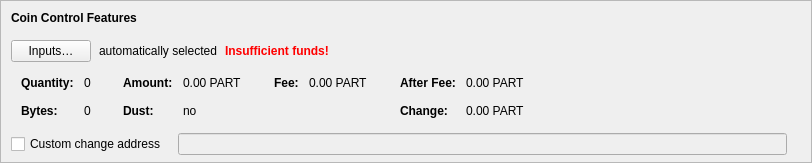
    <widget class="QFrame" name="frameCoinControl">
     <property name="sizePolicy">
      <sizepolicy hsizetype="Expanding" vsizetype="Expanding">
       <horstretch>0</horstretch>
       <verstretch>0</verstretch>
      </sizepolicy>
     </property>
     <property name="maximumSize">
      <size>
       <width>16777215</width>
       <height>16777215</height>
      </size>
     </property>
     <property name="frameShape">
      <enum>QFrame::StyledPanel</enum>
     </property>
     <property name="frameShadow">
      <enum>QFrame::Sunken</enum>
     </property>
     <layout class="QVBoxLayout" name="verticalLayoutCoinControl2">
      <property name="spacing">
       <number>0</number>
      </property>
      <property name="leftMargin">
       <number>0</number>
      </property>
      <property name="topMargin">
       <number>0</number>
      </property>
      <property name="rightMargin">
       <number>0</number>
      </property>
      <property name="bottomMargin">
       <number>6</number>
      </property>
      <item>
       <layout class="QVBoxLayout" name="verticalLayoutCoinControl" stretch="0,0,0,0,1">
        <property name="spacing">
         <number>0</number>
        </property>
        <property name="leftMargin">
         <number>10</number>
        </property>
        <property name="topMargin">
         <number>10</number>
        </property>
        <item>
         <layout class="QHBoxLayout" name="horizontalLayoutCoinControl1">
          <property name="bottomMargin">
           <number>15</number>
          </property>
          <item>
           <widget class="QLabel" name="labelCoinControlFeatures">
            <property name="sizePolicy">
             <sizepolicy hsizetype="Preferred" vsizetype="Maximum">
              <horstretch>0</horstretch>
              <verstretch>0</verstretch>
             </sizepolicy>
            </property>
            <property name="font">
             <font>
              <weight>75</weight>
              <bold>true</bold>
             </font>
            </property>
            <property name="styleSheet">
             <string notr="true">font-weight:bold;</string>
            </property>
            <property name="text">
             <string>Coin Control Features</string>
            </property>
           </widget>
          </item>
         </layout>
        </item>
        <item>
         <layout class="QHBoxLayout" name="horizontalLayoutCoinControl2" stretch="0,0,0,0">
          <property name="spacing">
           <number>8</number>
          </property>
          <property name="bottomMargin">
           <number>10</number>
          </property>
          <item>
           <widget class="QPushButton" name="pushButtonCoinControl">
            <property name="styleSheet">
             <string notr="true"/>
            </property>
            <property name="text">
             <string>Inputs…</string>
            </property>
            <property name="autoDefault">
             <bool>false</bool>
            </property>
           </widget>
          </item>
          <item>
           <widget class="QLabel" name="labelCoinControlAutomaticallySelected">
            <property name="text">
             <string>automatically selected</string>
            </property>
            <property name="margin">
             <number>5</number>
            </property>
           </widget>
          </item>
          <item>
           <widget class="QLabel" name="labelCoinControlInsuffFunds">
            <property name="font">
             <font>
              <weight>75</weight>
              <bold>true</bold>
             </font>
            </property>
            <property name="styleSheet">
             <string notr="true">color:red;font-weight:bold;</string>
            </property>
            <property name="text">
             <string>Insufficient funds!</string>
            </property>
            <property name="margin">
             <number>5</number>
            </property>
           </widget>
          </item>
          <item>
           <spacer name="horizontalSpacerCoinControl">
            <property name="orientation">
             <enum>Qt::Horizontal</enum>
            </property>
            <property name="sizeHint" stdset="0">
             <size>
              <width>40</width>
              <height>1</height>
             </size>
            </property>
           </spacer>
          </item>
         </layout>
        </item>
        <item>
         <widget class="QWidget" name="widgetCoinControl" native="true">
          <property name="sizePolicy">
           <sizepolicy hsizetype="Preferred" vsizetype="Preferred">
            <horstretch>0</horstretch>
            <verstretch>0</verstretch>
           </sizepolicy>
          </property>
          <property name="minimumSize">
           <size>
            <width>0</width>
            <height>0</height>
           </size>
          </property>
          <property name="styleSheet">
           <string notr="true"/>
          </property>
          <layout class="QHBoxLayout" name="horizontalLayoutCoinControl5">
           <property name="leftMargin">
            <number>0</number>
           </property>
           <property name="topMargin">
            <number>0</number>
           </property>
           <property name="rightMargin">
            <number>0</number>
           </property>
           <property name="bottomMargin">
            <number>0</number>
           </property>
           <item>
            <layout class="QHBoxLayout" name="horizontalLayoutCoinControl3" stretch="0,0,0,1">
             <property name="spacing">
              <number>20</number>
             </property>
             <property name="topMargin">
              <number>0</number>
             </property>
             <property name="bottomMargin">
              <number>10</number>
             </property>
             <item>
              <layout class="QFormLayout" name="formLayoutCoinControl1">
               <property name="horizontalSpacing">
                <number>10</number>
               </property>
               <property name="verticalSpacing">
                <number>14</number>
               </property>
               <property name="leftMargin">
                <number>10</number>
               </property>
               <property name="topMargin">
                <number>4</number>
               </property>
               <property name="rightMargin">
                <number>6</number>
               </property>
               <item row="0" column="0">
                <widget class="QLabel" name="labelCoinControlQuantityText">
                 <property name="font">
                  <font>
                   <weight>75</weight>
                   <bold>true</bold>
                  </font>
                 </property>
                 <property name="text">
                  <string>Quantity:</string>
                 </property>
                 <property name="margin">
                  <number>0</number>
                 </property>
                </widget>
               </item>
               <item row="0" column="1">
                <widget class="QLabel" name="labelCoinControlQuantity">
                 <property name="cursor">
                  <cursorShape>IBeamCursor</cursorShape>
                 </property>
                 <property name="contextMenuPolicy">
                  <enum>Qt::ActionsContextMenu</enum>
                 </property>
                 <property name="text">
                  <string notr="true">0</string>
                 </property>
                 <property name="margin">
                  <number>0</number>
                 </property>
                 <property name="textInteractionFlags">
                  <set>Qt::LinksAccessibleByMouse|Qt::TextSelectableByKeyboard|Qt::TextSelectableByMouse</set>
                 </property>
                </widget>
               </item>
               <item row="1" column="0">
                <widget class="QLabel" name="labelCoinControlBytesText">
                 <property name="font">
                  <font>
                   <weight>75</weight>
                   <bold>true</bold>
                  </font>
                 </property>
                 <property name="text">
                  <string>Bytes:</string>
                 </property>
                </widget>
               </item>
               <item row="1" column="1">
                <widget class="QLabel" name="labelCoinControlBytes">
                 <property name="cursor">
                  <cursorShape>IBeamCursor</cursorShape>
                 </property>
                 <property name="contextMenuPolicy">
                  <enum>Qt::ActionsContextMenu</enum>
                 </property>
                 <property name="text">
                  <string notr="true">0</string>
                 </property>
                 <property name="textInteractionFlags">
                  <set>Qt::LinksAccessibleByMouse|Qt::TextSelectableByKeyboard|Qt::TextSelectableByMouse</set>
                 </property>
                </widget>
               </item>
              </layout>
             </item>
             <item>
              <layout class="QFormLayout" name="formLayoutCoinControl2">
               <property name="horizontalSpacing">
                <number>10</number>
               </property>
               <property name="verticalSpacing">
                <number>14</number>
               </property>
               <property name="leftMargin">
                <number>6</number>
               </property>
               <property name="topMargin">
                <number>4</number>
               </property>
               <property name="rightMargin">
                <number>6</number>
               </property>
               <item row="0" column="0">
                <widget class="QLabel" name="labelCoinControlAmountText">
                 <property name="font">
                  <font>
                   <weight>75</weight>
                   <bold>true</bold>
                  </font>
                 </property>
                 <property name="text">
                  <string>Amount:</string>
                 </property>
                 <property name="margin">
                  <number>0</number>
                 </property>
                </widget>
               </item>
               <item row="0" column="1">
                <widget class="QLabel" name="labelCoinControlAmount">
                 <property name="cursor">
                  <cursorShape>IBeamCursor</cursorShape>
                 </property>
                 <property name="contextMenuPolicy">
                  <enum>Qt::ActionsContextMenu</enum>
                 </property>
                 <property name="text">
                  <string notr="true">0.00 PART</string>
                 </property>
                 <property name="textInteractionFlags">
                  <set>Qt::LinksAccessibleByMouse|Qt::TextSelectableByKeyboard|Qt::TextSelectableByMouse</set>
                 </property>
                </widget>
               </item>
               <item row="1" column="0">
                <widget class="QLabel" name="labelCoinControlLowOutputText">
                 <property name="font">
                  <font>
                   <weight>75</weight>
                   <bold>true</bold>
                  </font>
                 </property>
                 <property name="text">
                  <string>Dust:</string>
                 </property>
                </widget>
               </item>
               <item row="1" column="1">
                <widget class="QLabel" name="labelCoinControlLowOutput">
                 <property name="cursor">
                  <cursorShape>IBeamCursor</cursorShape>
                 </property>
                 <property name="contextMenuPolicy">
                  <enum>Qt::ActionsContextMenu</enum>
                 </property>
                 <property name="text">
                  <string notr="true">no</string>
                 </property>
                 <property name="textInteractionFlags">
                  <set>Qt::LinksAccessibleByMouse|Qt::TextSelectableByKeyboard|Qt::TextSelectableByMouse</set>
                 </property>
                </widget>
               </item>
              </layout>
             </item>
             <item>
              <layout class="QFormLayout" name="formLayoutCoinControl3">
               <property name="horizontalSpacing">
                <number>10</number>
               </property>
               <property name="verticalSpacing">
                <number>14</number>
               </property>
               <property name="leftMargin">
                <number>6</number>
               </property>
               <property name="topMargin">
                <number>4</number>
               </property>
               <property name="rightMargin">
                <number>6</number>
               </property>
               <item row="0" column="0">
                <widget class="QLabel" name="labelCoinControlFeeText">
                 <property name="font">
                  <font>
                   <weight>75</weight>
                   <bold>true</bold>
                  </font>
                 </property>
                 <property name="text">
                  <string>Fee:</string>
                 </property>
                 <property name="margin">
                  <number>0</number>
                 </property>
                </widget>
               </item>
               <item row="0" column="1">
                <widget class="QLabel" name="labelCoinControlFee">
                 <property name="cursor">
                  <cursorShape>IBeamCursor</cursorShape>
                 </property>
                 <property name="contextMenuPolicy">
                  <enum>Qt::ActionsContextMenu</enum>
                 </property>
                 <property name="text">
                  <string notr="true">0.00 PART</string>
                 </property>
                 <property name="textInteractionFlags">
                  <set>Qt::LinksAccessibleByMouse|Qt::TextSelectableByKeyboard|Qt::TextSelectableByMouse</set>
                 </property>
                </widget>
               </item>
              </layout>
             </item>
             <item>
              <layout class="QFormLayout" name="formLayoutCoinControl4">
               <property name="horizontalSpacing">
                <number>10</number>
               </property>
               <property name="verticalSpacing">
                <number>14</number>
               </property>
               <property name="leftMargin">
                <number>6</number>
               </property>
               <property name="topMargin">
                <number>4</number>
               </property>
               <property name="rightMargin">
                <number>6</number>
               </property>
               <item row="0" column="0">
                <widget class="QLabel" name="labelCoinControlAfterFeeText">
                 <property name="font">
                  <font>
                   <weight>75</weight>
                   <bold>true</bold>
                  </font>
                 </property>
                 <property name="text">
                  <string>After Fee:</string>
                 </property>
                 <property name="margin">
                  <number>0</number>
                 </property>
                </widget>
               </item>
               <item row="0" column="1">
                <widget class="QLabel" name="labelCoinControlAfterFee">
                 <property name="cursor">
                  <cursorShape>IBeamCursor</cursorShape>
                 </property>
                 <property name="contextMenuPolicy">
                  <enum>Qt::ActionsContextMenu</enum>
                 </property>
                 <property name="text">
                  <string notr="true">0.00 PART</string>
                 </property>
                 <property name="textInteractionFlags">
                  <set>Qt::LinksAccessibleByMouse|Qt::TextSelectableByKeyboard|Qt::TextSelectableByMouse</set>
                 </property>
                </widget>
               </item>
               <item row="1" column="0">
                <widget class="QLabel" name="labelCoinControlChangeText">
                 <property name="font">
                  <font>
                   <weight>75</weight>
                   <bold>true</bold>
                  </font>
                 </property>
                 <property name="text">
                  <string>Change:</string>
                 </property>
                </widget>
               </item>
               <item row="1" column="1">
                <widget class="QLabel" name="labelCoinControlChange">
                 <property name="cursor">
                  <cursorShape>IBeamCursor</cursorShape>
                 </property>
                 <property name="contextMenuPolicy">
                  <enum>Qt::ActionsContextMenu</enum>
                 </property>
                 <property name="text">
                  <string notr="true">0.00 PART</string>
                 </property>
                 <property name="textInteractionFlags">
                  <set>Qt::LinksAccessibleByMouse|Qt::TextSelectableByKeyboard|Qt::TextSelectableByMouse</set>
                 </property>
                </widget>
               </item>
              </layout>
             </item>
            </layout>
           </item>
          </layout>
         </widget>
        </item>
        <item>
         <layout class="QHBoxLayout" name="horizontalLayoutCoinControl4" stretch="0,0,0">
          <property name="spacing">
           <number>12</number>
          </property>
          <property name="sizeConstraint">
           <enum>QLayout::SetDefaultConstraint</enum>
          </property>
          <property name="topMargin">
           <number>5</number>
          </property>
          <property name="rightMargin">
           <number>5</number>
          </property>
          <item>
           <widget class="QCheckBox" name="checkBoxCoinControlChange">
            <property name="toolTip">
             <string>If this is activated, but the change address is empty or invalid, change will be sent to a newly generated address.</string>
            </property>
            <property name="text">
             <string>Custom change address</string>
            </property>
           </widget>
          </item>
          <item>
           <widget class="QValidatedLineEdit" name="lineEditCoinControlChange">
            <property name="enabled">
             <bool>false</bool>
            </property>
            <property name="sizePolicy">
             <sizepolicy hsizetype="Expanding" vsizetype="Fixed">
              <horstretch>0</horstretch>
              <verstretch>0</verstretch>
             </sizepolicy>
            </property>
           </widget>
          </item>
          <item>
           <widget class="QLabel" name="labelCoinControlChangeLabel">
            <property name="sizePolicy">
             <sizepolicy hsizetype="Preferred" vsizetype="Expanding">
              <horstretch>0</horstretch>
              <verstretch>0</verstretch>
             </sizepolicy>
            </property>
            <property name="minimumSize">
             <size>
              <width>0</width>
              <height>0</height>
             </size>
            </property>
            <property name="text">
             <string/>
            </property>
            <property name="margin">
             <number>3</number>
            </property>
           </widget>
          </item>
         </layout>
        </item>
        <item>
         <spacer name="verticalSpacerCoinControl">
          <property name="orientation">
           <enum>Qt::Vertical</enum>
          </property>
          <property name="sizeHint" stdset="0">
           <size>
            <width>800</width>
            <height>1</height>
           </size>
          </property>
         </spacer>
        </item>
       </layout>
      </item>
     </layout>
    </widget>
